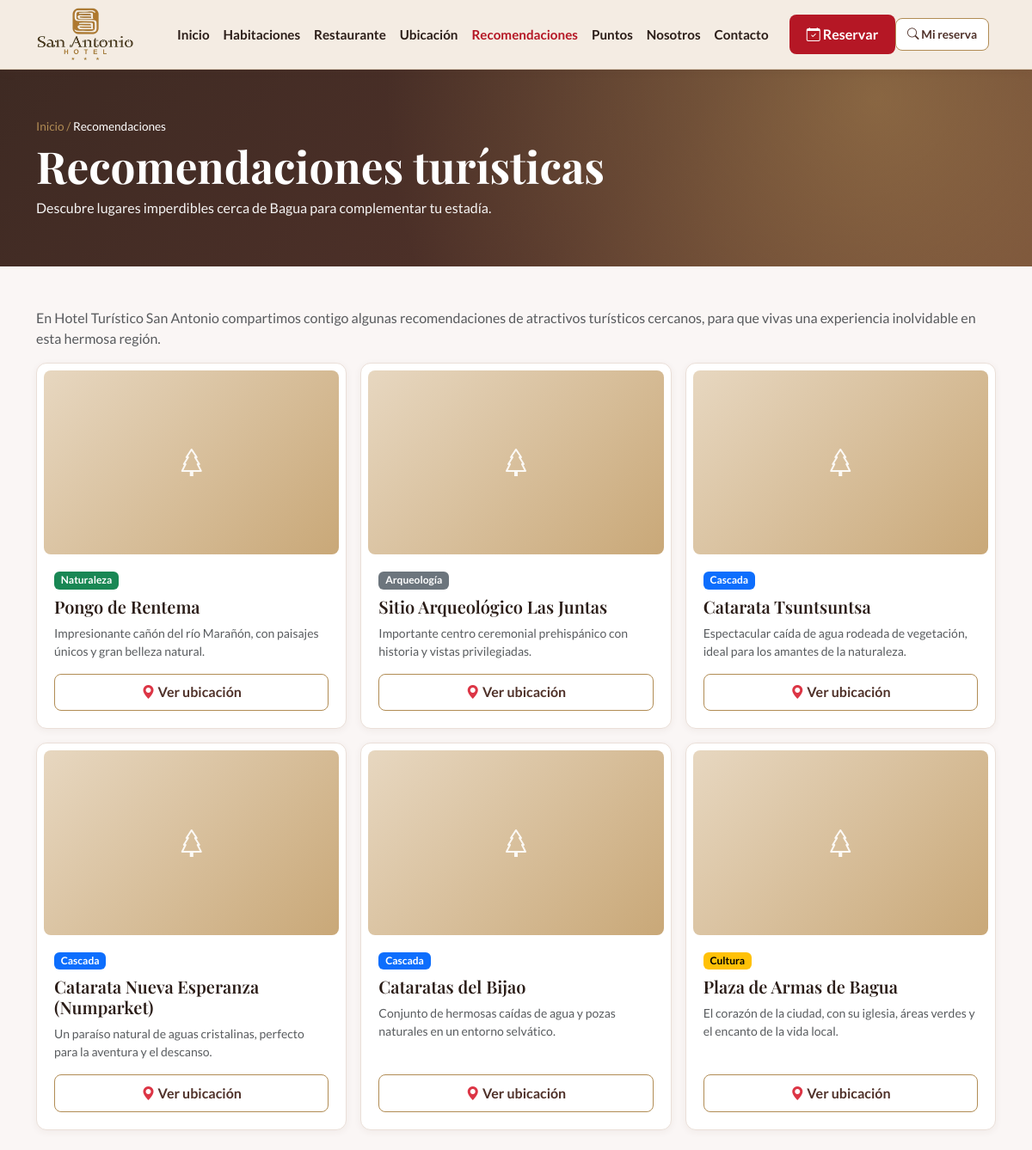
The page /publico/recomendaciones.php (upper part) on the database as committed earlier.
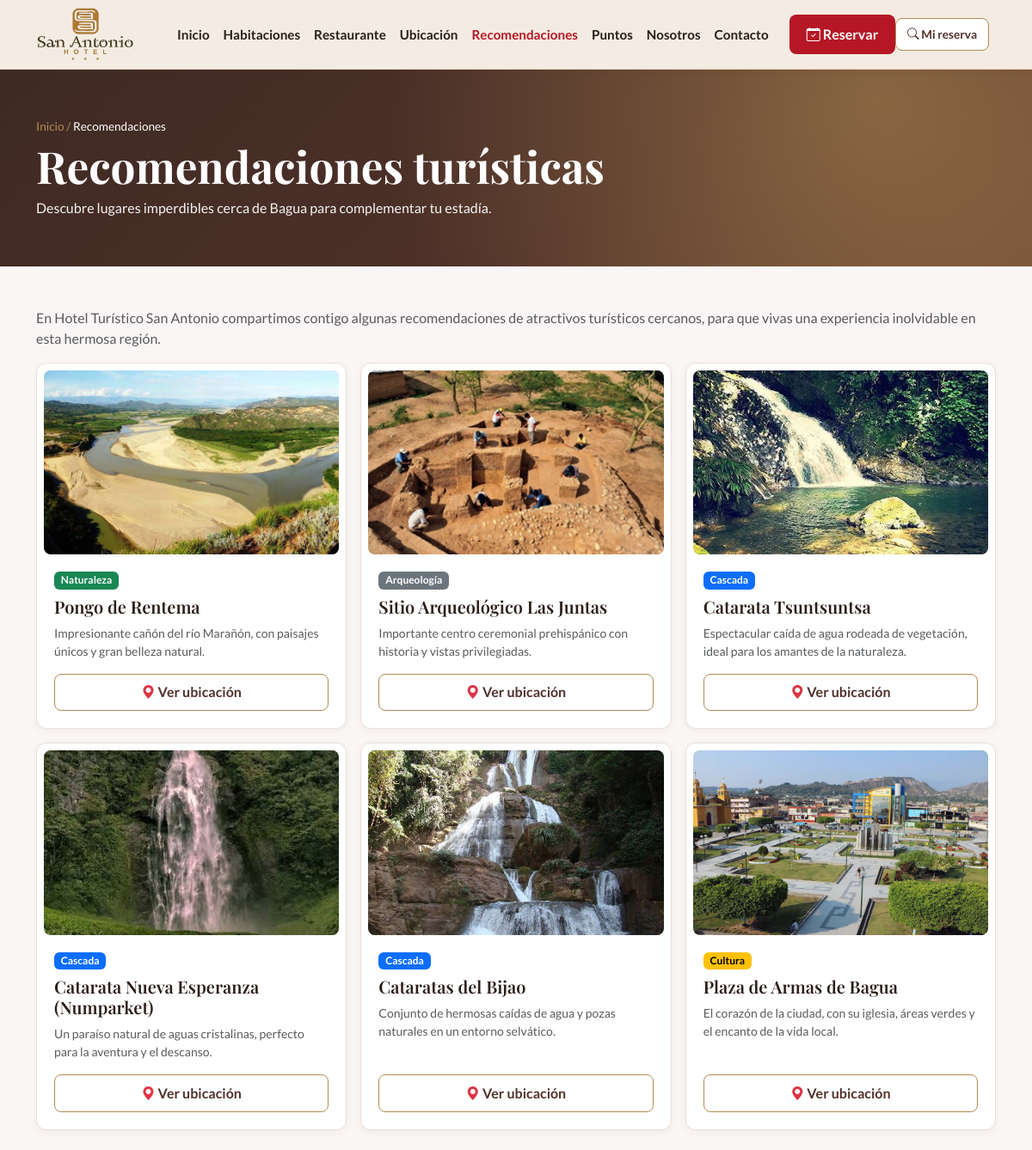
The same page on the database as committed later.
### tables this page shows
CREATE TABLE lugar_turistico (
    id           INT UNSIGNED AUTO_INCREMENT PRIMARY KEY,
    nombre       VARCHAR(80)  NOT NULL,
    categoria    VARCHAR(30)  NOT NULL,
    descripcion  VARCHAR(255) NOT NULL,
    foto         VARCHAR(255) NULL,
    activo       TINYINT(1)   NOT NULL DEFAULT 1
);

### config/Autoload.php (called while the page is built, shortened)
<?php
spl_autoload_register(function (string $clase): void {
    $prefijo = "App\\";
    $carpetaBase = dirname(__DIR__) . "/src/";
    $ruta = $carpetaBase . str_replace("\\", "/", substr($clase, strlen($prefijo))) . ".php";
});

### src/Dao/Conexion.php (called while the page is built, shortened)
<?php
class Conexion
{
    private $host = "localhost";
    private $dbname = "daw2_hotel_san_antonio";
    private $user = "root";
    private $password = "";
    public function conectar(): \PDO
    {
        try {
            $dsn = "mysql:host=$this->host;dbname=$this->dbname;charset=utf8mb4";
            $conexion = new \PDO($dsn, $this->user, $this->password);
            $conexion->setAttribute(\PDO::ATTR_ERRMODE, \PDO::ERRMODE_EXCEPTION);
            $conexion->setAttribute(\PDO::ATTR_DEFAULT_FETCH_MODE, \PDO::FETCH_ASSOC);
            $conexion->setAttribute(\PDO::ATTR_EMULATE_PREPARES, false);
            return $conexion;
        } catch (\PDOException $e) {
            throw $e;
        }
    }
}

### src/Dao/Dao.php (called while the page is built, shortened)
<?php
abstract class Dao
{
    public function __construct(?\PDO $conn = null)
    {
        $this->conn = $conn ?? (new Conexion())->conectar();
    }
}

### src/Dao/LugarTuristico.php (called while the page is built, shortened)
<?php
class LugarTuristico extends Dao
{
    public function listar(): array
    {
        $stmt = $this->conn->prepare("SELECT * FROM lugar_turistico WHERE activo = 1 ORDER BY id");
        $stmt->execute();
        return $stmt->fetchAll();
    }
}

### src/Bo/Turismo.php (called while the page is built, shortened)
<?php
class Turismo
{
    public function lugares(): array
    {
        return (new LugarTuristicoDAO())->listar();
    }
}

### publico/recomendaciones.php (the view, shortened to what this page needs)
<?php
require __DIR__ . "/../config/Autoload.php";
$lugares = (new TurismoBO())->lugares();
$colores = ["Naturaleza" => "success", "Arqueología" => "secondary", "Cascada" => "primary", "Cultura" => "warning"];
require __DIR__ . "/../views/partes/cabecera.php";
hero(
    "Recomendaciones turísticas",
    "Descubre lugares imperdibles cerca de Bagua para complementar tu estadía.",
    [["Inicio", "index.php"], ["Recomendaciones", null]]
);
?>
<main class="container py-4 py-lg-5">
    <p class="text-muted">En Hotel Turístico San Antonio compartimos contigo algunas recomendaciones de atractivos turísticos cercanos, para que vivas una experiencia inolvidable en esta hermosa región.</p>
    <div class="row g-3">
        <?php foreach ($lugares as $l) : ?>
            <div class="col-12 col-md-6 col-lg-4">
                <article class="sa-card h-100 d-flex flex-column">
                    <div class="p-2 pb-0"><?php foto($l["foto"], $l["nombre"], "bi-tree") ?></div>
                    <div class="sa-card-cuerpo d-flex flex-column flex-grow-1">
                        <span class="badge text-bg-<?= $colores[$l["categoria"]] ?? "light" ?> align-self-start mb-2"><?= e($l["categoria"]) ?></span>
                        <h3 class="h5"><?= e($l["nombre"]) ?></h3>
                        <p class="small text-muted"><?= e($l["descripcion"]) ?></p>
                        <a class="btn-linea mt-auto text-center text-decoration-none" target="_blank" rel="noopener"
                            href="https://www.google.com/maps/search/?api=1&query=<?= urlencode($l["nombre"] . ", Amazonas, Perú") ?>">
                            <i class="bi bi-geo-alt-fill text-danger"></i> Ver ubicación
                        </a>
                    </div>
                </article>
            </div>
        <?php endforeach ?>
    </div>
</main>
<?php require __DIR__ . "/../views/partes/pie.php" ?>

### views/partes/cabecera.php (shortened to what this page needs)
<?php
require_once __DIR__ . "/ayudas.php";
$pagina = basename($_SERVER["SCRIPT_NAME"]);
$menu = [
    "index.php" => "Inicio",
    "publico/habitaciones.php" => "Habitaciones",
    "publico/restaurante.php" => "Restaurante",
    "publico/ubicacion.php" => "Ubicación",
    "publico/recomendaciones.php" => "Recomendaciones",
    "publico/puntos.php" => "Puntos",
    "publico/nosotros.php" => "Nosotros",
    "publico/contacto.php" => "Contacto",
];
$activa = $pagina === "habitacion.php" ? "habitaciones.php" : $pagina;
?>
<!DOCTYPE html>
<html lang="es">
<head>
    <link href="<?= url("assets/vendor/bootstrap/bootstrap.min.css") ?>" rel="stylesheet">
    <link href="<?= url("assets/vendor/bootstrap-icons/bootstrap-icons.min.css") ?>" rel="stylesheet">
    <link href="<?= recurso("assets/css/estilo.css") ?>" rel="stylesheet">
</head>
<body>
    <header class="sa-header">
        <nav class="navbar navbar-expand-xl">
            <div class="container">
                <?php require __DIR__ . "/logo.php" ?>
                <div class="d-flex align-items-center order-xl-last">
                    <a class="btn-linea sa-boton-buscar text-decoration-none" href="<?= url("publico/comprobante.php") ?>">
                        <i class="bi bi-search"></i> <span class="d-none d-sm-inline">Mi reserva</span>
                    </a>
                </div>
                <div class="collapse navbar-collapse" id="menuPublico">
                    <ul class="navbar-nav ms-auto align-items-xl-center">
                        <?php foreach ($menu as $archivo => $texto) : ?>
                            <li class="nav-item">
                                <a class="nav-link <?= $activa === basename($archivo) ? "active" : "" ?>" href="<?= url($archivo) ?>"><?= $texto ?></a>
                            </li>
                        <?php endforeach ?>
                        <li class="nav-item ms-xl-3 my-2 my-xl-0">
                            <a class="btn-sa d-inline-block text-decoration-none" href="<?= url("publico/reservar.php") ?>"><i class="bi bi-calendar-check"></i> Reservar</a>
                        </li>
                    </ul>
                </div>
            </div>
        </nav>
    </header>

### views/partes/logo.php
<a class="sa-logo <?= $claro ?? "" ?>" href="<?= url("index.php") ?>" aria-label="Hotel San Antonio, inicio">
    <img src="<?= url("assets/img/logo.png") ?>" alt="Hotel San Antonio" width="440" height="248">
</a>

### views/partes/ayudas.php (shortened to what this page needs)
<?php
$base = rtrim(preg_replace("#/(publico|admin)$#", "", str_replace("\\", "/", dirname($_SERVER["SCRIPT_NAME"]))), "/") . "/";
function url(string $ruta): string
{
    global $base;
    return $base . $ruta;
}
function recurso(string $ruta): string
{
    $archivo = dirname(__DIR__, 2) . "/" . $ruta;
    return url($ruta) . (is_file($archivo) ? "?v=" . filemtime($archivo) : "");
}
function e($valor): string
{
    return htmlspecialchars((string) $valor, ENT_QUOTES, "UTF-8");
}
function foto(?string $ruta, string $alt, string $icono = "bi-image"): void
{
    echo $ruta
        ? '<img class="sa-foto" src="' . e(url($ruta)) . '" alt="' . e($alt) . '" loading="lazy">'
        : '<div class="sa-foto" role="img" aria-label="' . e($alt) . '"><i class="bi ' . e($icono) . '"></i></div>';
}
function hero(string $titulo, string $texto = "", array $migas = [], string $etiqueta = "", string $claseExtra = ""): void
{
    echo '<section class="sa-hero' . ($claseExtra ? ' ' . e($claseExtra) : '') . '"><div class="container">';
    if ($migas) {
        echo '<div class="migas mb-2">';
        foreach ($migas as $indice => [$nombre, $url]) {
            echo $indice ? " / " : "";
            echo $url ? '<a href="' . e(url($url)) . '">' . e($nombre) . "</a>" : '<span class="actual">' . e($nombre) . "</span>";
        }
        echo "</div>";
    }
    echo '<h1>' . e($titulo) . "</h1>";
    if ($texto) {
        echo '<p class="mt-2 mb-0">' . e($texto) . "</p>";
    }
    echo "</div></section>";
}

### views/partes/pie.php (shortened to what this page needs)
                    <?php $claro = "claro"; require __DIR__ . "/logo.php" ?>
</body>
</html>

### assets/css/estilo.css (style rules this page uses)
:root { --rojo: #B51725; --rojo-osc: #9E1C28; --marron: #4F3129; --marron-osc: #3E2A23; --dorado: #B18C54; --hueso: #FAF6F5; --tinta: #2B1D18; --gris: #6f625c; --borde: #EADFD8; --crema: #F4ECE3; --rosado: #FDEBE9; }
body { font-family: "Lato", system-ui, sans-serif; background: var(--hueso); color: var(--tinta); }
h1, h2, h3, h4, .serif { font-family: "Playfair Display", Georgia, serif; font-weight: 700; }
a { color: var(--rojo); }
.btn-sa { background: var(--rojo); color: #fff; border: 0; border-radius: .5rem; font-weight: 700; padding: .7rem 1.25rem; }
.btn-linea { background: #fff; color: var(--marron); border: 1px solid var(--dorado); border-radius: .5rem; font-weight: 700; padding: .55rem 1rem; }
.sa-logo { display: inline-block; line-height: 0; }
.sa-logo img { height: 3.4rem; width: auto; }
.sa-header { background: var(--crema); border-bottom: 1px solid #E0D0BC; position: sticky; top: 0; z-index: 1030; box-shadow: 0 2px 10px rgba(79, 49, 41, .12); }
.sa-header .nav-link { color: var(--tinta); font-weight: 700; font-size: .95rem; padding: .6rem 0; }
.sa-header .nav-link.active { color: var(--rojo); }
.sa-boton-buscar { padding: .5rem .8rem; font-size: .85rem; margin-right: .5rem; white-space: nowrap; }
.sa-hero { background: radial-gradient(circle at 85% 15%, rgba(177, 140, 84, .55), transparent 55%), linear-gradient(135deg, var(--marron-osc), var(--marron) 60%, #6b4433); color: #fff; padding: 2.25rem 0; }
.sa-hero h1 { font-size: 2rem; line-height: 1.1; }
.sa-hero .migas { font-size: .85rem; color: var(--dorado); }
.sa-hero .migas a { color: var(--dorado); text-decoration: none; }
.sa-hero .migas span.actual { color: #fff; }
.sa-hero p { max-width: 34rem; opacity: .95; }
.sa-card { background: #fff; border: 1px solid var(--borde); border-radius: .75rem; box-shadow: 0 2px 8px rgba(79, 49, 41, .06); }
.sa-card-cuerpo { padding: 1rem; }
.sa-foto { display: grid; place-items: center; width: 100%; aspect-ratio: 16 / 10; object-fit: cover; border-radius: .5rem; background: linear-gradient(135deg, #e7d7c0, #c9a878); color: rgba(255, 255, 255, .9); font-size: 2rem; }
@media (min-width: 768px) { .sa-hero { padding: 3rem 0; } }
@media (min-width: 768px) { .sa-hero h1 { font-size: 2.75rem; } }
@media (min-width: 768px) { .sa-card-cuerpo { padding: 1.25rem; } }
@media (min-width: 992px) { .sa-hero { padding: 3.5rem 0; } }
@media (min-width: 1200px) { .sa-hero h1 { font-size: 3.2rem; } }
@media (min-width: 992px) { .sa-logo img { height: 4rem; } }

Rows that differ between the two databases and show on the page:
changed lugar_turistico "Pongo de Rentema": foto: picture added
changed lugar_turistico "Sitio Arqueológico Las Juntas": foto: picture added
changed lugar_turistico "Catarata Tsuntsuntsa": foto: picture added
changed lugar_turistico "Catarata Nueva Esperanza (Numparket)": foto: picture added
changed lugar_turistico "Cataratas del Bijao": foto: picture added
changed lugar_turistico "Plaza de Armas de Bagua": foto: picture added
